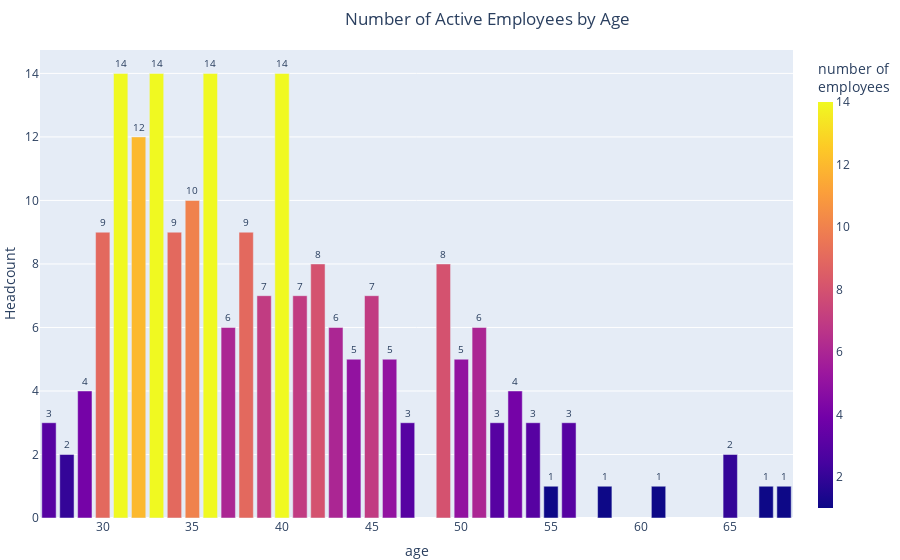

Source (notebook cell):
### Markdown cell above
### About the employees by age

### Code cell
fig = px.bar(df_active.groupby('Age').Age.count(),
             color=df_active.groupby('Age').Age.count(), 
             text=df_active.groupby('Age').Age.count(),
             title='Number of Active Employees by Age',
             labels={'color':'number of<br>employees',
                     'value':'Headcount', 
                     'index': 'age'})

fig.update_traces(textfont_size=10, textangle=0, 
                  textposition='outside',
                  hovertemplate = 'age : %{x}<br>number of employees : %{y}') 

fig.update_layout(title_x=0.7, 
                  coloraxis_colorbar_thickness=15,
                  margin=dict(t=50, l=0, r=0, b=0))

fig

### Figure 1 — Plotly figure (JSON) as saved in the notebook; plotly's stock layout.template omitted (floating-point values rounded to 4 significant figures)
{"data": [{"alignmentgroup": "True", "hovertemplate": "age : %{x}<br>number of employees : %{y}", "legendgroup": "", "marker": {"color": [3, 2, 4, 9, 14, 12, 14, 9, 10, 14, 6, 9, 7, 14, 7, 8, 6, 5, 7, 5, 3, 8, 5, 6, 3, 4, 3, 1, 3, 1, 1, 2, 1, 1], "coloraxis": "coloraxis", "pattern": {"shape": ""}}, "name": "", "offsetgroup": "", "orientation": "v", "showlegend": false, "text": [3, 2, 4, 9, 14, 12, 14, 9, 10, 14, 6, 9, 7, 14, 7, 8, 6, 5, 7, 5, 3, 8, 5, 6, 3, 4, 3, 1, 3, 1, 1, 2, 1, 1], "textangle": 0, "textfont": {"size": 10}, "textposition": "outside", "type": "bar", "x": [27, 28, 29, 30, 31, 32, 33, 34, 35, 36, 37, 38, 39, 40, 41, 42, 43, 44, 45, 46, 47, 49, 50, 51, 52, 53, 54, 55, 56, 58, 61, 65, 67, 68], "xaxis": "x", "y": [3, 2, 4, 9, 14, 12, 14, 9, 10, 14, 6, 9, 7, 14, 7, 8, 6, 5, 7, 5, 3, 8, 5, 6, 3, 4, 3, 1, 3, 1, 1, 2, 1, 1], "yaxis": "y"}], "layout": {"barmode": "relative", "coloraxis": {"colorbar": {"thickness": 15, "title": {"text": "number of<br>employees"}}, "colorscale": [[0, "#0d0887"], [0.1111, "#46039f"], [0.2222, "#7201a8"], [0.3333, "#9c179e"], [0.4444, "#bd3786"], [0.5556, "#d8576b"], [0.6667, "#ed7953"], [0.7778, "#fb9f3a"], [0.8889, "#fdca26"], [1, "#f0f921"]]}, "legend": {"tracegroupgap": 0}, "margin": {"b": 0, "l": 0, "r": 0, "t": 50}, "title": {"text": "Number of Active Employees by Age", "x": 0.7}, "xaxis": {"anchor": "y", "domain": [0, 1], "title": {"text": "age"}}, "yaxis": {"anchor": "x", "domain": [0, 1], "title": {"text": "Headcount"}}}}
